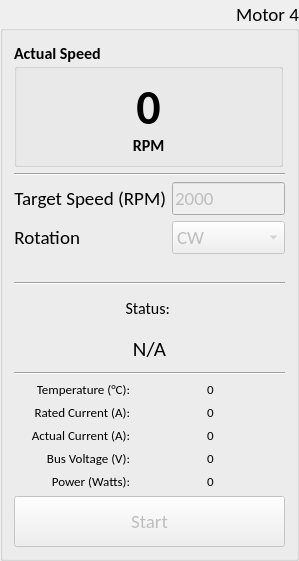
  <widget class="QGroupBox" name="groupBox_11">
   <property name="geometry">
    <rect>
     <x>1224</x>
     <y>9</y>
     <width>299</width>
     <height>561</height>
    </rect>
   </property>
   <property name="minimumSize">
    <size>
     <width>291</width>
     <height>561</height>
    </size>
   </property>
   <property name="font">
    <font>
     <family>Calibri</family>
     <pointsize>14</pointsize>
    </font>
   </property>
   <property name="title">
    <string>Motor 4</string>
   </property>
   <property name="alignment">
    <set>Qt::AlignRight|Qt::AlignTrailing|Qt::AlignVCenter</set>
   </property>
   <layout class="QVBoxLayout" name="verticalLayout_18">
    <item>
     <layout class="QVBoxLayout" name="verticalLayout_42">
      <item>
       <widget class="QGroupBox" name="groupBox_12">
        <property name="minimumSize">
         <size>
          <width>251</width>
          <height>125</height>
         </size>
        </property>
        <property name="maximumSize">
         <size>
          <width>269</width>
          <height>125</height>
         </size>
        </property>
        <property name="font">
         <font>
          <family>Calibri</family>
          <pointsize>12</pointsize>
          <weight>75</weight>
          <bold>true</bold>
         </font>
        </property>
        <property name="title">
         <string>Actual Speed</string>
        </property>
        <layout class="QVBoxLayout" name="verticalLayout_43">
         <item>
          <layout class="QVBoxLayout" name="verticalLayout_44">
           <item>
            <widget class="QLabel" name="lbActualSpeed4">
             <property name="minimumSize">
              <size>
               <width>219</width>
               <height>59</height>
              </size>
             </property>
             <property name="font">
              <font>
               <family>Calibri</family>
               <pointsize>36</pointsize>
               <weight>75</weight>
               <bold>true</bold>
              </font>
             </property>
             <property name="text">
              <string>0</string>
             </property>
             <property name="alignment">
              <set>Qt::AlignCenter</set>
             </property>
            </widget>
           </item>
           <item>
            <widget class="QLabel" name="label_86">
             <property name="minimumSize">
              <size>
               <width>219</width>
               <height>19</height>
              </size>
             </property>
             <property name="font">
              <font>
               <family>Calibri</family>
               <pointsize>12</pointsize>
               <weight>75</weight>
               <bold>true</bold>
              </font>
             </property>
             <property name="text">
              <string>RPM</string>
             </property>
             <property name="alignment">
              <set>Qt::AlignCenter</set>
             </property>
            </widget>
           </item>
          </layout>
         </item>
        </layout>
       </widget>
      </item>
      <item>
       <widget class="Line" name="line_19">
        <property name="orientation">
         <enum>Qt::Horizontal</enum>
        </property>
       </widget>
      </item>
      <item>
       <layout class="QFormLayout" name="formLayout_9">
        <item row="0" column="0">
         <widget class="QLabel" name="label_87">
          <property name="font">
           <font>
            <family>Calibri</family>
            <pointsize>14</pointsize>
           </font>
          </property>
          <property name="text">
           <string>Target Speed (RPM)</string>
          </property>
          <property name="alignment">
           <set>Qt::AlignRight|Qt::AlignTrailing|Qt::AlignVCenter</set>
          </property>
         </widget>
        </item>
        <item row="0" column="1">
         <widget class="QLineEdit" name="lnTargetSpeed4">
          <property name="enabled">
           <bool>false</bool>
          </property>
          <property name="text">
           <string>2000</string>
          </property>
         </widget>
        </item>
        <item row="1" column="1">
         <widget class="QComboBox" name="cbRotation4">
          <property name="enabled">
           <bool>false</bool>
          </property>
          <property name="editable">
           <bool>false</bool>
          </property>
          <item>
           <property name="text">
            <string>CW</string>
           </property>
          </item>
          <item>
           <property name="text">
            <string>CCW</string>
           </property>
          </item>
         </widget>
        </item>
        <item row="1" column="0">
         <widget class="QLabel" name="label_88">
          <property name="font">
           <font>
            <family>Calibri</family>
            <pointsize>14</pointsize>
           </font>
          </property>
          <property name="text">
           <string>Rotation</string>
          </property>
          <property name="alignment">
           <set>Qt::AlignRight|Qt::AlignTrailing|Qt::AlignVCenter</set>
          </property>
         </widget>
        </item>
       </layout>
      </item>
      <item>
       <layout class="QVBoxLayout" name="verticalLayout_45">
        <item>
         <widget class="Line" name="line_20">
          <property name="orientation">
           <enum>Qt::Horizontal</enum>
          </property>
         </widget>
        </item>
        <item>
         <widget class="QLabel" name="label_89">
          <property name="font">
           <font>
            <family>Calibri</family>
            <pointsize>12</pointsize>
           </font>
          </property>
          <property name="text">
           <string>Status: </string>
          </property>
          <property name="alignment">
           <set>Qt::AlignCenter</set>
          </property>
         </widget>
        </item>
        <item>
         <widget class="QLabel" name="lbStatus4">
          <property name="font">
           <font>
            <family>Calibri</family>
            <pointsize>16</pointsize>
           </font>
          </property>
          <property name="text">
           <string>N/A</string>
          </property>
          <property name="scaledContents">
           <bool>true</bool>
          </property>
          <property name="alignment">
           <set>Qt::AlignCenter</set>
          </property>
          <property name="wordWrap">
           <bool>true</bool>
          </property>
         </widget>
        </item>
        <item>
         <widget class="Line" name="line_21">
          <property name="orientation">
           <enum>Qt::Horizontal</enum>
          </property>
         </widget>
        </item>
       </layout>
      </item>
      <item>
       <layout class="QHBoxLayout" name="horizontalLayout_9">
        <item>
         <layout class="QVBoxLayout" name="verticalLayout_46">
          <item>
           <widget class="QLabel" name="label_90">
            <property name="font">
             <font>
              <family>Calibri</family>
              <pointsize>10</pointsize>
             </font>
            </property>
            <property name="text">
             <string>Temperature (°C):</string>
            </property>
            <property name="alignment">
             <set>Qt::AlignRight|Qt::AlignTrailing|Qt::AlignVCenter</set>
            </property>
           </widget>
          </item>
          <item>
           <widget class="QLabel" name="label_91">
            <property name="font">
             <font>
              <family>Calibri</family>
              <pointsize>10</pointsize>
             </font>
            </property>
            <property name="text">
             <string>Rated Current (A):</string>
            </property>
            <property name="alignment">
             <set>Qt::AlignRight|Qt::AlignTrailing|Qt::AlignVCenter</set>
            </property>
           </widget>
          </item>
          <item>
           <widget class="QLabel" name="label_92">
            <property name="font">
             <font>
              <family>Calibri</family>
              <pointsize>10</pointsize>
             </font>
            </property>
            <property name="text">
             <string>Actual Current (A):</string>
            </property>
            <property name="alignment">
             <set>Qt::AlignRight|Qt::AlignTrailing|Qt::AlignVCenter</set>
            </property>
           </widget>
          </item>
          <item>
           <widget class="QLabel" name="label_93">
            <property name="font">
             <font>
              <family>Calibri</family>
              <pointsize>10</pointsize>
             </font>
            </property>
            <property name="text">
             <string>Bus Voltage (V):</string>
            </property>
            <property name="alignment">
             <set>Qt::AlignRight|Qt::AlignTrailing|Qt::AlignVCenter</set>
            </property>
           </widget>
          </item>
          <item>
           <widget class="QLabel" name="label_94">
            <property name="font">
             <font>
              <family>Calibri</family>
              <pointsize>10</pointsize>
             </font>
            </property>
            <property name="text">
             <string>Power (Watts):</string>
            </property>
            <property name="alignment">
             <set>Qt::AlignRight|Qt::AlignTrailing|Qt::AlignVCenter</set>
            </property>
           </widget>
          </item>
         </layout>
        </item>
        <item>
         <layout class="QVBoxLayout" name="verticalLayout_47">
          <item>
           <widget class="QLabel" name="lbTemp4">
            <property name="font">
             <font>
              <family>Calibri</family>
              <pointsize>10</pointsize>
             </font>
            </property>
            <property name="text">
             <string>0</string>
            </property>
            <property name="alignment">
             <set>Qt::AlignCenter</set>
            </property>
           </widget>
          </item>
          <item>
           <widget class="QLabel" name="lbRatedCurrent4">
            <property name="font">
             <font>
              <family>Calibri</family>
              <pointsize>10</pointsize>
             </font>
            </property>
            <property name="text">
             <string>0</string>
            </property>
            <property name="alignment">
             <set>Qt::AlignCenter</set>
            </property>
           </widget>
          </item>
          <item>
           <widget class="QLabel" name="lbActualCurrent4">
            <property name="minimumSize">
             <size>
              <width>149</width>
              <height>16</height>
             </size>
            </property>
            <property name="font">
             <font>
              <family>Calibri</family>
              <pointsize>10</pointsize>
             </font>
            </property>
            <property name="text">
             <string>0</string>
            </property>
            <property name="alignment">
             <set>Qt::AlignCenter</set>
            </property>
           </widget>
          </item>
          <item>
           <widget class="QLabel" name="lbBusVoltage4">
            <property name="font">
             <font>
              <family>Calibri</family>
              <pointsize>10</pointsize>
             </font>
            </property>
            <property name="text">
             <string>0</string>
            </property>
            <property name="alignment">
             <set>Qt::AlignCenter</set>
            </property>
           </widget>
          </item>
          <item>
           <widget class="QLabel" name="lbPower4">
            <property name="font">
             <font>
              <family>Calibri</family>
              <pointsize>10</pointsize>
             </font>
            </property>
            <property name="text">
             <string>0</string>
            </property>
            <property name="alignment">
             <set>Qt::AlignCenter</set>
            </property>
           </widget>
          </item>
         </layout>
        </item>
       </layout>
      </item>
      <item>
       <widget class="QPushButton" name="btnStart4">
        <property name="enabled">
         <bool>false</bool>
        </property>
        <property name="minimumSize">
         <size>
          <width>241</width>
          <height>51</height>
         </size>
        </property>
        <property name="text">
         <string>Start</string>
        </property>
       </widget>
      </item>
     </layout>
    </item>
   </layout>
  </widget>
